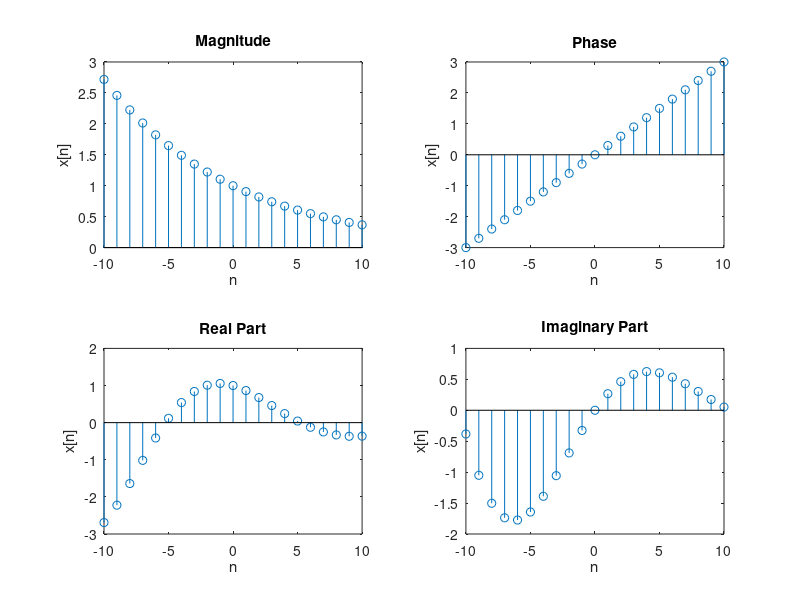

Here is the MATLAB script that generated this plot:
n = -10 : 10;

x = exp((-0.1+0.3i).*n);

subplot(2,2,1);
stem(n, abs(x));
xlabel('n');
ylabel('x[n]');
title('Magnitude');

subplot(2,2,2);
stem(n, angle(x));
xlabel('n');
ylabel('x[n]');
title('Phase');

subplot(2,2,3);
stem(n, real(x));
xlabel('n');
ylabel('x[n]');
title('Real Part');

subplot(2,2,4);
stem(n, imag(x));
xlabel('n');
ylabel('x[n]');
title('Imaginary Part');